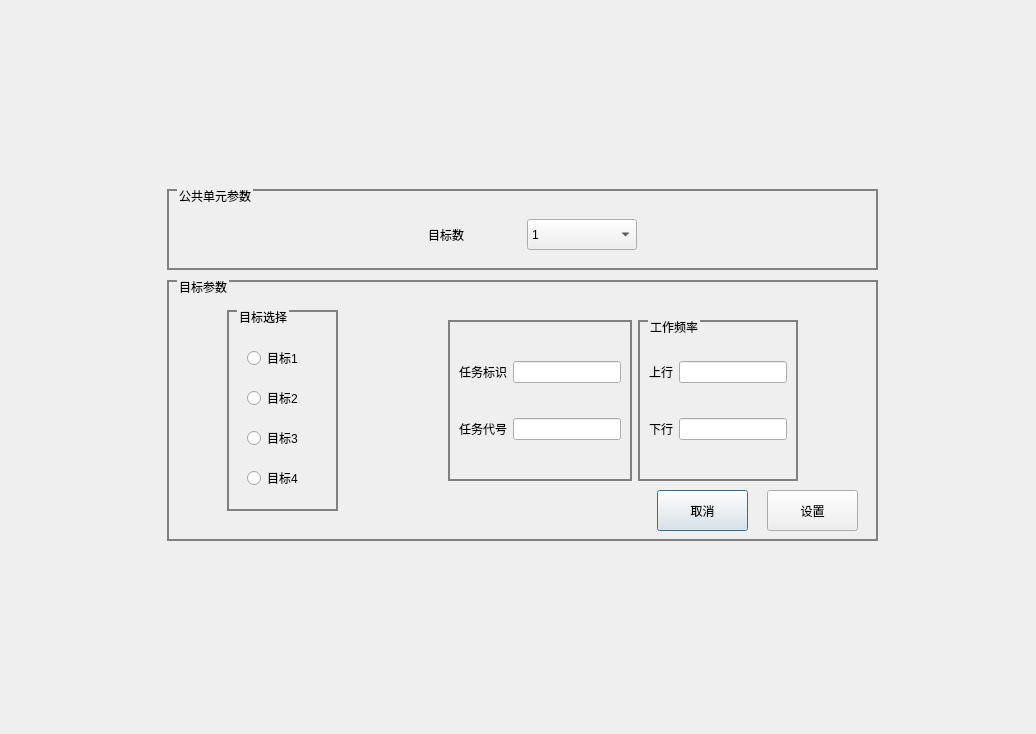
<?xml version="1.0" encoding="UTF-8"?>
<ui version="4.0">
 <class>SS2BBE_SysParamSetGUIDlg</class>
 <widget class="QDialog" name="SS2BBE_SysParamSetGUIDlg">
  <property name="geometry">
   <rect>
    <x>0</x>
    <y>0</y>
    <width>1036</width>
    <height>734</height>
   </rect>
  </property>
  <property name="windowTitle">
   <string>DDTBBE_CodFrmSynSetGUIDlg</string>
  </property>
  <property name="styleSheet">
   <string notr="true">QGroupBox{
	border:1px solid;
}</string>
  </property>
  <widget class="QGroupBox" name="groupBox">
   <property name="geometry">
    <rect>
     <x>167</x>
     <y>189</y>
     <width>711</width>
     <height>81</height>
    </rect>
   </property>
   <property name="styleSheet">
    <string notr="true">QGroupBox
{
	border-width:2px;
	border-style:solid;
	border-color:gray;
	margin-top:1ex;
}

QGroupBox::title
{
	subcontrol-origin:margin;
	subcontrol-position:top left;
	left:10px;
	padding: 0px;
}</string>
   </property>
   <property name="title">
    <string>公共单元参数</string>
   </property>
   <widget class="QLabel" name="label_TargetsCount">
    <property name="geometry">
     <rect>
      <x>261</x>
      <y>30</y>
      <width>101</width>
      <height>31</height>
     </rect>
    </property>
    <property name="text">
     <string>目标数</string>
    </property>
   </widget>
   <widget class="QComboBox" name="comboBox_TargetsCount">
    <property name="geometry">
     <rect>
      <x>360</x>
      <y>30</y>
      <width>110</width>
      <height>31</height>
     </rect>
    </property>
    <item>
     <property name="text">
      <string>1</string>
     </property>
    </item>
   </widget>
  </widget>
  <widget class="QGroupBox" name="groupBox_2">
   <property name="geometry">
    <rect>
     <x>167</x>
     <y>280</y>
     <width>711</width>
     <height>261</height>
    </rect>
   </property>
   <property name="styleSheet">
    <string notr="true">QGroupBox
{
	border-width:2px;
	border-style:solid;
	border-color:gray;
	margin-top:1ex;
}

QGroupBox::title
{
	subcontrol-origin:margin;
	subcontrol-position:top left;
	left:10px;
	padding: 0px;
}</string>
   </property>
   <property name="title">
    <string>目标参数</string>
   </property>
   <widget class="QGroupBox" name="groupBox_3">
    <property name="geometry">
     <rect>
      <x>60</x>
      <y>30</y>
      <width>111</width>
      <height>201</height>
     </rect>
    </property>
    <property name="styleSheet">
     <string notr="true">QGroupBox
{
	border-width:2px;
	border-style:solid;
	border-color:gray;
	margin-top:1ex;
}

QGroupBox::title
{
	subcontrol-origin:margin;
	subcontrol-position:top left;
	left:10px;
	padding: 0px;
}</string>
    </property>
    <property name="title">
     <string>目标选择</string>
    </property>
    <widget class="QRadioButton" name="radioButton_Target1">
     <property name="geometry">
      <rect>
       <x>20</x>
       <y>40</y>
       <width>81</width>
       <height>16</height>
      </rect>
     </property>
     <property name="text">
      <string>目标1</string>
     </property>
     <attribute name="buttonGroup">
      <string notr="true">buttonGroup</string>
     </attribute>
    </widget>
    <widget class="QRadioButton" name="radioButton_Target2">
     <property name="geometry">
      <rect>
       <x>20</x>
       <y>80</y>
       <width>81</width>
       <height>16</height>
      </rect>
     </property>
     <property name="text">
      <string>目标2</string>
     </property>
     <attribute name="buttonGroup">
      <string notr="true">buttonGroup</string>
     </attribute>
    </widget>
    <widget class="QRadioButton" name="radioButton_Target3">
     <property name="geometry">
      <rect>
       <x>20</x>
       <y>120</y>
       <width>81</width>
       <height>16</height>
      </rect>
     </property>
     <property name="text">
      <string>目标3</string>
     </property>
     <attribute name="buttonGroup">
      <string notr="true">buttonGroup</string>
     </attribute>
    </widget>
    <widget class="QRadioButton" name="radioButton_Target4">
     <property name="geometry">
      <rect>
       <x>20</x>
       <y>160</y>
       <width>81</width>
       <height>16</height>
      </rect>
     </property>
     <property name="text">
      <string>目标4</string>
     </property>
     <attribute name="buttonGroup">
      <string notr="true">buttonGroup</string>
     </attribute>
    </widget>
   </widget>
   <widget class="QPushButton" name="pushButton_Back">
    <property name="geometry">
     <rect>
      <x>490</x>
      <y>210</y>
      <width>91</width>
      <height>41</height>
     </rect>
    </property>
    <property name="text">
     <string>取消</string>
    </property>
   </widget>
   <widget class="QPushButton" name="pushButton_Set">
    <property name="geometry">
     <rect>
      <x>600</x>
      <y>210</y>
      <width>91</width>
      <height>41</height>
     </rect>
    </property>
    <property name="text">
     <string>设置</string>
    </property>
   </widget>
   <widget class="QWidget" name="">
    <property name="geometry">
     <rect>
      <x>240</x>
      <y>40</y>
      <width>431</width>
      <height>161</height>
     </rect>
    </property>
    <layout class="QHBoxLayout" name="horizontalLayout_5">
     <item>
      <spacer name="horizontalSpacer">
       <property name="orientation">
        <enum>Qt::Horizontal</enum>
       </property>
       <property name="sizeHint" stdset="0">
        <size>
         <width>40</width>
         <height>20</height>
        </size>
       </property>
      </spacer>
     </item>
     <item>
      <widget class="QGroupBox" name="groupBox_5">
       <property name="title">
        <string/>
       </property>
       <layout class="QGridLayout" name="gridLayout_2">
        <item row="0" column="1">
         <spacer name="verticalSpacer_3">
          <property name="orientation">
           <enum>Qt::Vertical</enum>
          </property>
          <property name="sizeHint" stdset="0">
           <size>
            <width>20</width>
            <height>40</height>
           </size>
          </property>
         </spacer>
        </item>
        <item row="4" column="1">
         <spacer name="verticalSpacer_4">
          <property name="orientation">
           <enum>Qt::Vertical</enum>
          </property>
          <property name="sizeHint" stdset="0">
           <size>
            <width>20</width>
            <height>40</height>
           </size>
          </property>
         </spacer>
        </item>
        <item row="3" column="1">
         <layout class="QHBoxLayout" name="horizontalLayout_4">
          <item>
           <widget class="QLabel" name="label_TaskCode">
            <property name="text">
             <string>任务代号</string>
            </property>
           </widget>
          </item>
          <item>
           <widget class="QLineEdit" name="lineEdit_TaskCode"/>
          </item>
         </layout>
        </item>
        <item row="2" column="1">
         <spacer name="verticalSpacer">
          <property name="orientation">
           <enum>Qt::Vertical</enum>
          </property>
          <property name="sizeHint" stdset="0">
           <size>
            <width>20</width>
            <height>40</height>
           </size>
          </property>
         </spacer>
        </item>
        <item row="1" column="1">
         <layout class="QHBoxLayout" name="horizontalLayout_3">
          <item>
           <widget class="QLabel" name="label_TaskFlag">
            <property name="text">
             <string>任务标识</string>
            </property>
           </widget>
          </item>
          <item>
           <widget class="QLineEdit" name="lineEdit_TaskFlag"/>
          </item>
         </layout>
        </item>
       </layout>
      </widget>
     </item>
     <item>
      <widget class="QGroupBox" name="groupBox_dwlAnswerRev">
       <property name="title">
        <string>工作频率</string>
       </property>
       <layout class="QGridLayout" name="gridLayout">
        <item row="1" column="0">
         <layout class="QHBoxLayout" name="horizontalLayout">
          <item>
           <widget class="QLabel" name="label">
            <property name="text">
             <string>上行</string>
            </property>
           </widget>
          </item>
          <item>
           <widget class="QLineEdit" name="lineEdit_dwlAnswerRevUpFreq"/>
          </item>
         </layout>
        </item>
        <item row="2" column="0">
         <spacer name="verticalSpacer_2">
          <property name="orientation">
           <enum>Qt::Vertical</enum>
          </property>
          <property name="sizeHint" stdset="0">
           <size>
            <width>20</width>
            <height>40</height>
           </size>
          </property>
         </spacer>
        </item>
        <item row="3" column="0">
         <layout class="QHBoxLayout" name="horizontalLayout_2">
          <item>
           <widget class="QLabel" name="label_2">
            <property name="text">
             <string>下行</string>
            </property>
           </widget>
          </item>
          <item>
           <widget class="QLineEdit" name="lineEdit_dwlAnswerRevDownFreq"/>
          </item>
         </layout>
        </item>
        <item row="0" column="0">
         <spacer name="verticalSpacer_5">
          <property name="orientation">
           <enum>Qt::Vertical</enum>
          </property>
          <property name="sizeHint" stdset="0">
           <size>
            <width>20</width>
            <height>40</height>
           </size>
          </property>
         </spacer>
        </item>
        <item row="4" column="0">
         <spacer name="verticalSpacer_6">
          <property name="orientation">
           <enum>Qt::Vertical</enum>
          </property>
          <property name="sizeHint" stdset="0">
           <size>
            <width>20</width>
            <height>40</height>
           </size>
          </property>
         </spacer>
        </item>
       </layout>
      </widget>
     </item>
     <item>
      <spacer name="horizontalSpacer_2">
       <property name="orientation">
        <enum>Qt::Horizontal</enum>
       </property>
       <property name="sizeHint" stdset="0">
        <size>
         <width>40</width>
         <height>20</height>
        </size>
       </property>
      </spacer>
     </item>
    </layout>
   </widget>
  </widget>
 </widget>
 <resources/>
 <connections/>
 <buttongroups>
  <buttongroup name="buttonGroup"/>
 </buttongroups>
</ui>
